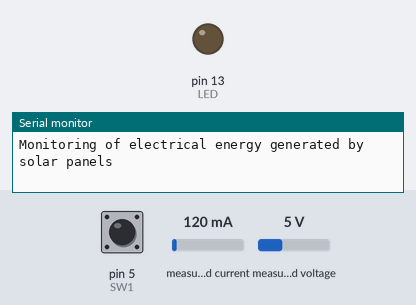
Recording of a sketch running on a simulated Arduino Nano, built with avr-gcc and run on an emulated ATmega328P. Shown: output pins drawn as LEDs (lit = HIGH), the last lines printed to the serial monitor. Dashed ring = blinking. The inputs (shaded band) are chosen by the test bench; at power-on: pin 5 (SW1) HIGH, measured current 120 mA, measured voltage 5 V. Pins used as bus, display or sensor lines are not drawn.

Above: at 0.1 s.
At 10.3 s:
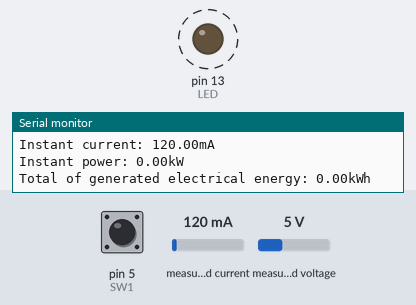
10.4 s: pin 5 (SW1) pulled LOW for 1 s
Timing chart, 0 to 19.9 s (numbered marks = the images above; inputs shaded):
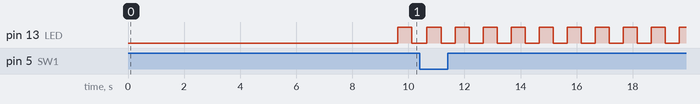

Measured:
- by itself, pin 13 (LED): alternates HIGH for 0.50 s and LOW for 0.50 s

The sketch:

redfox_solar_energy_monitoring.ino
```cpp
/* Software: monitoring of electrical energy generated by solar panels
 *           using SigFox as wireless comunnication
 * Author: Pedro Bertoleti
 */
#include <SoftwareSerial.h>
#include <Adafruit_INA219.h>

/* General definitions */
#define REDFOX_BUTTON_PRESSED       0x01
#define REDFOX_BUTTON_NOT_PRESSED   0x00

/* Definition - breathing light time (on and off) */
#define TIME_BREATHING_LIGHT_ON_OFF     500 //ms

/* Uncomment the following line to enable INA219 debug messages */
#define ENABLE_INA219_DEBUG

/* Definitions - AT commands for HT32SX SiP */
#define CMD_AT_HT32SX_RESET         "AT+RESET;"
#define CMD_AT_HT32SX_RCZ2          "AT+CFGRCZ=2;"
#define CMD_AT_HT32SX_SEND_BYTES    "AT+SEND=0:" /* no downlink messages will be checked */

/* Definition - time between two SigFox messages */
#define TIME_BETWEEN_TWO_SIGFOX_MESSAGES         1800000 /* 1800000ms = 30 minutes */

/* Definitions - Arduino Nano V3 GPIOs used for software serial (TX, RX)
                 and GPIO to make a hardware reset in HT32SX SiP */
#define RESET  4   /* GPIO for making hardware reset in HT32SX */
#define TX     2   /* Serial TX (Nano -> HT32SX) */
#define RX     3   /* Serial RX (Nano <- HT32SX) */

/* Definitions - Arduino Nano V3 GPIOs used for Arduino LED and
                 RedFox button (which reesets the total electrical
                 generated value)
*/
#define LED    13
#define SW1    5

/* Definition - time used in button debouncing routine */
#define TIME_BUTTON_DEBOUNCE     250 //ms

/* Definitions - hardware and software serial baudrates */
#define BAUDRATE_SERIAL_DEBUG     115200  /* Hardware UART */
#define BAUDRATE_SERIAL_HT32SX    9600   /* Software UART */

/* Definition - INA219 I²C address */
#define INA219_I2C_ADDR               0x40

/* Object for controlling software serial (to communicate
   Arduino Nano and HT32SX) */
SoftwareSerial serial_HT32SX(RX, TX);

/* Object for controlling INA219 module */
Adafruit_INA219 ina219(INA219_I2C_ADDR);

/* Global variables */
unsigned long timestamp_electrical_energy_measurement;
unsigned long timestamp_sigfox_message_send;
unsigned long timestamp_breathing_light;
float total_electrical_energy_generated_kwh = 0.0;
float instant_voltage_generated_V = 0.0;
float instant_current_generated_mA = 0.0;
bool is_nano_board_led_on = false;
char at_command_string[50] = {0};

/* Function protypes */
void hardware_reset_HT32SX(void);
void  send_AT_command_HT32SX(char * pt_command);
unsigned long time_difference_ms(unsigned long tref);
char verify_if_RedFox_button_is_pressed(int button_gpio);

/* Function: hardware resets the HT32SX SiP
 * Params: none
 * Return: none
 */
void hardware_reset_HT32SX(void)
{
    digitalWrite(RESET, HIGH);
    delay(1000);
    digitalWrite(RESET, LOW);
    delay(100);
}

/* Function: send AT command to HT32SX SiP
 * Params: pointer to the AT command string
 * Return: none
 */
void  send_AT_command_HT32SX(char * pt_command)
{
    char cmd_buffer[50] = {0};
    memcpy(cmd_buffer, pt_command, strlen(pt_command));
    serial_HT32SX.write(cmd_buffer, strlen(cmd_buffer));
    serial_HT32SX.flush();
}

/* Function: determines the difference between a given timestamp and current timestamp,
 *           considering timestamp is the time since microcontroller has been powered on.
 * Params: timestamp (reference)
 * Return: diferença de tempo calculada
 */
unsigned long time_difference_ms(unsigned long tref)
{
    return (millis() - tref);
}

/* Function: checks if ReFox button is pressed or not (considering debounce routines)
 * Params: button GPIO
 * Return: REDFOX_BUTTON_PRESSED or REDFOX_BUTTON_NOT_PRESSED
 */
char verify_if_RedFox_button_is_pressed(int button_gpio)
{
    char button_status = REDFOX_BUTTON_NOT_PRESSED;

    if (digitalRead(button_gpio) == LOW)
    {
        /* Confirms RedFox button has been pressed */
        delay(TIME_BUTTON_DEBOUNCE);
        if (digitalRead(button_gpio) == LOW)
        {
            button_status = REDFOX_BUTTON_PRESSED;
        }
    }

    return button_status;
}

void setup()
{
    /* Init serial communications (for both hardware and software serial) */
    Serial.begin(BAUDRATE_SERIAL_DEBUG);
    serial_HT32SX.begin(BAUDRATE_SERIAL_HT32SX);
    Serial.println("Monitoring of electrical energy generated by solar panels");

    /* Init GPIOs */
    pinMode(RESET, OUTPUT);
    digitalWrite(RESET, HIGH);
    pinMode(LED, OUTPUT);
    digitalWrite(LED, LOW);
    pinMode(SW1, INPUT_PULLUP);

    /* Init INA219 module I²C communication */
    ina219.begin();

    /* Hardware reset HT32SX SiP and configures RCZ2 SigFox zone
       (preparing SigFox communication to work in Brazil, Canada,
       Mexico, Puerto Rico and USA countries) */
    hardware_reset_HT32SX();
    delay(8000);
    send_AT_command_HT32SX(CMD_AT_HT32SX_RCZ2);

    /* Init all timestamp references */
    timestamp_electrical_energy_measurement = millis();
    timestamp_sigfox_message_send = millis();
    timestamp_breathing_light = millis();
}

void loop()
{
    char c;
    unsigned char instant_voltage_byte;
    short instant_current_bytes;
    float instant_power_kW;
    float shunt_voltage;

    /* Echo everything is received in HT32SX software serial to debug serial (hardware serial) */
    if (serial_HT32SX.available())
    {
        c = serial_HT32SX.read();
        Serial.print(c);
    }

    /* Turn breathing light on and off */
    if (time_difference_ms(timestamp_breathing_light) >= TIME_BREATHING_LIGHT_ON_OFF)
    {
        if (is_nano_board_led_on == false)
        {
            digitalWrite(LED, HIGH);
            is_nano_board_led_on = true;
        }
        else
        {
            digitalWrite(LED, LOW);
            is_nano_board_led_on = false;
        }

        timestamp_breathing_light = millis();
    }

    /* Check if RedFox board button is pressed or not.
       If this button is pressed, then the total amount of generated electrical energy
       is reseted. */
    if (verify_if_RedFox_button_is_pressed(SW1) == REDFOX_BUTTON_PRESSED)
    {
        total_electrical_energy_generated_kwh = 0.0;
        Serial.println("[ALERT] Total amount of generated electrical energy has been reseted.");
    }

    /* Measure every second the instant voltage, instant current and instant power.
       Also, calculates every second the amount of generated electrical energy */
    if (time_difference_ms(timestamp_electrical_energy_measurement) >= 1000)
    {
        shunt_voltage = ina219.getShuntVoltage_mV()/1000.0;
        instant_voltage_generated_V = ina219.getBusVoltage_V() + shunt_voltage;
        instant_current_generated_mA = ina219.getCurrent_mA();
        instant_power_kW = (instant_voltage_generated_V*instant_current_generated_mA*0.001)*0.001;
        total_electrical_energy_generated_kwh = total_electrical_energy_generated_kwh +
                                   instant_power_kW/3600.0;

        #ifdef ENABLE_INA219_DEBUG
            Serial.print("Shunt resistor voltage: ");
            Serial.println(shunt_voltage);
            Serial.print("Load voltage: ");
            Serial.print(instant_voltage_generated_V);
            Serial.println("V");
            Serial.print("Instant current: ");
            Serial.print(instant_current_generated_mA);
            Serial.println("mA");
            Serial.print("Instant power: ");
            Serial.print(instant_power_kW);
            Serial.println("kW");
            Serial.print("Total of generated electrical energy: ");
            Serial.print(total_electrical_energy_generated_kwh);
            Serial.println("kWh");
        #endif

        timestamp_electrical_energy_measurement = millis();
    }

    /* Checks if it's time to send a SigFox message containing all measurements */
    if (time_difference_ms(timestamp_sigfox_message_send) >= TIME_BETWEEN_TWO_SIGFOX_MESSAGES)
    {
        Serial.print("Total of generated electrical energy: ");
        Serial.print(total_electrical_energy_generated_kwh);
        Serial.println("kWh");

        /* Instant voltage and instant current are truncated to 1 byte and 2 bytes values
           (in order to save space among bytes to be send via SigFox) */
        instant_voltage_byte = (unsigned char)(instant_voltage_generated_V*10.0);
        instant_current_bytes = (short)(instant_current_generated_mA*10.0);

        /* Formats AT command string and sends it via UART to HT32SX SiP */
        sprintf(at_command_string, "%s%08lx%02x%04x;", CMD_AT_HT32SX_SEND_BYTES,
                                                       total_electrical_energy_generated_kwh,
                                                       instant_voltage_byte,
                                                       instant_current_bytes);

        Serial.print("AT command: ");
        Serial.println(at_command_string);

        /* Sends AT command to HT32SX SiP*/
        send_AT_command_HT32SX(at_command_string);
        timestamp_sigfox_message_send = millis();
    }
}
```
